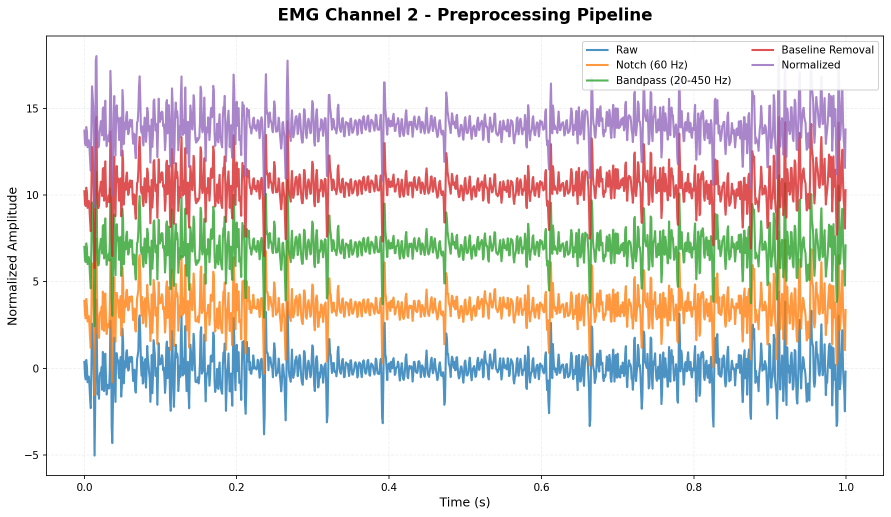
#> input picture Paper/K_Farhadi_Paper_Bruxism/Figures/Grinding channel 2 emg.png, 1782 x 1033 px, given in place of Picture1.png, which was not available (shown at 1/2 size)
$ python make_fig1.py
#> lines starting #> are read from the running program, lines starting #| are printed output that depends on the picture; pictures that were not available may be replaced by others from this repository, and a replacement may not be noted
"""Fig. 1 for main_v9 (OJEMB): (a) acquisition chain and sensor placement (Paper/Picture1.png,
drawn by Kye, 2026-09-07) over (b) the signal-processing and model diagram (Figures/Pipeline_V2.png).
Panel (b) receives the same rounded gray frame as panel (a) so the two read as one designed figure."""
from PIL import Image, ImageDraw, ImageFont

P = "/home/kye/Desktop/Depo/Code/Bruxism/Paper/"
FIG = P + "K_Farhadi_Paper_Bruxism/Figures/"
OUT = FIG + "v9/fig1_system_pipeline.png"
FONT = "/usr/share/fonts/truetype/liberation/LiberationSerif-Regular.ttf"
FRAME = (136, 137, 141)      # measured from Picture1.png: 5-px line, 12-px inset, ~34-px outer radius

def flat(im):
    im = im.convert("RGBA")
    bg = Image.new("RGBA", im.size, (255, 255, 255, 255))
    bg.alpha_composite(im)
    return bg.convert("RGB")

def label(draw, text, cx, y, px):
    f = ImageFont.truetype(FONT, px)
    w = draw.textlength(text, font=f)
    draw.text((cx - w / 2, y), text, fill=(0, 0, 0), font=f)

a = Image.open(P + "Picture1.png").convert("RGB")           # 3840 x 2160, framed
W = a.width
#> W = 1782

# ---- panel (b): pipeline diagram, flattened, scaled to the same width, framed like (a) ----
pipe = flat(Image.open(FIG + "Pipeline_V2.png"))           # 3379 x 1881, transparent margins ~72 px
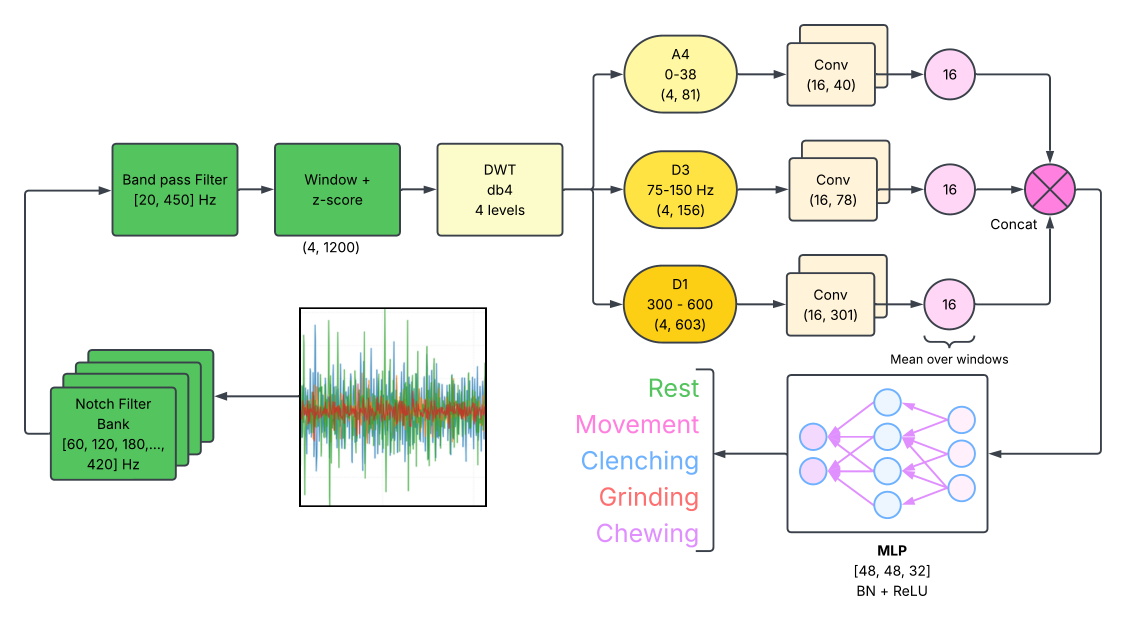
#> input picture Paper/K_Farhadi_Paper_Bruxism/Figures/Pipeline_V2.png, 3379 x 1881 px, found by its file name (shown at 1/3 size)
#> in flat, im is the input picture: PIL image 3379x1881 RGBA; mean R, G, B, A 49, 53.8, 43.5, 68.3
#> in flat, `bg = Image.new("RGBA", im.size, (255, 255, 255, 255))`: bg: PIL image 3379x1881 RGBA; every value is 255
inset = 20
pw = W - 2 * inset
#> pw = 1742
ph = round(pipe.height * pw / pipe.width)
#> ph = 970
pipe = pipe.resize((pw, ph), Image.LANCZOS)
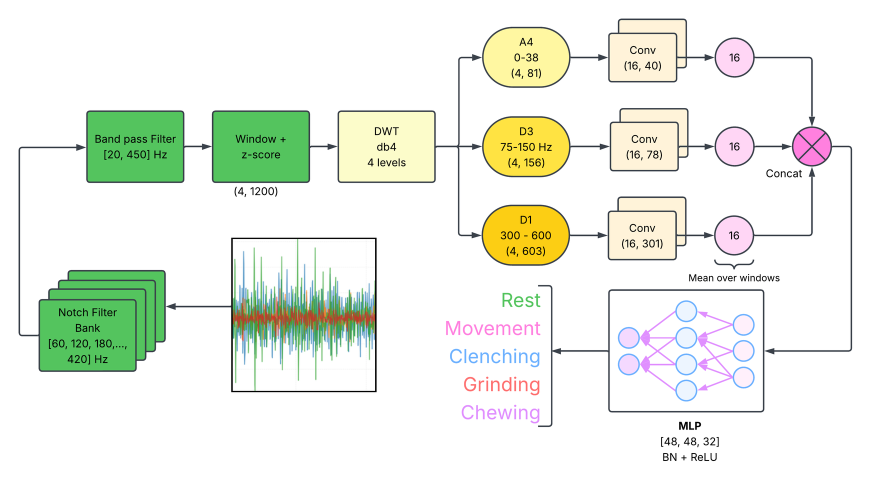
#> pipe: PIL image 1742x970 RGB (shown at 1/2 size); mean R, G, B 235.4, 240.3, 229.9
b = Image.new("RGB", (W, ph + 2 * inset), "white")
#> b: PIL image 1782x1010 RGB; every value is 255
b.paste(pipe, (inset, inset))
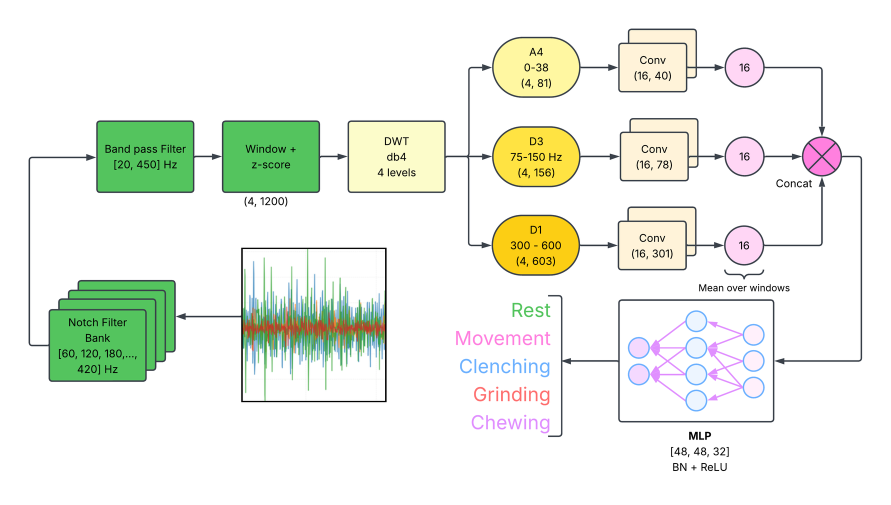
#> b: PIL image 1782x1010 RGB (shown at 1/2 size); mean R, G, B 236.6, 241.2, 231.4
ImageDraw.Draw(b).rounded_rectangle([12, 12, W - 13, b.height - 13], radius=34, outline=FRAME, width=5)
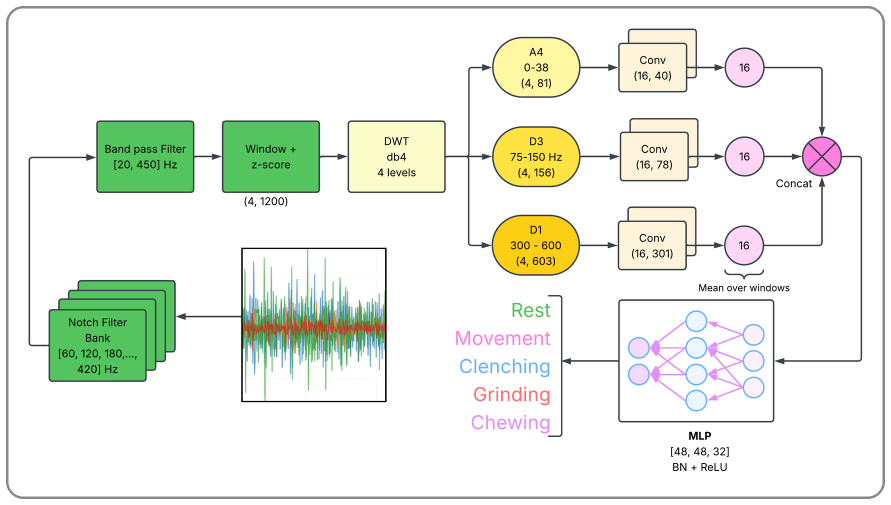
#> b: PIL image 1782x1010 RGB (shown at 1/2 size); mean R, G, B 234.8, 239.4, 229.7

# ---- stack: (a) / label / gap / (b) / label ----
LAB, GAP, FONTPX = 95, 40, 66        # 66 px = 8 pt at 0.92\textwidth (6.59 in) for a 3840-px-wide figure
canvas = Image.new("RGB", (W, a.height + LAB + GAP + b.height + LAB), "white")
#> canvas: PIL image 1782x2273 RGB; every value is 255
d = ImageDraw.Draw(canvas)
canvas.paste(a, (0, 0))
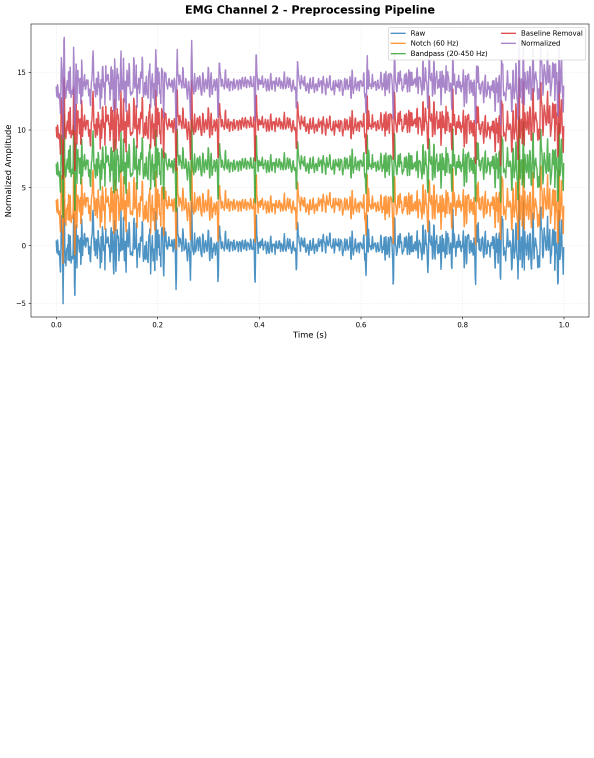
#> canvas: PIL image 1782x2273 RGB (shown at 1/3 size); mean R, G, B 243.5, 241, 239.7
label(d, "(a)", W // 2, a.height + 14, FONTPX)
yb = a.height + LAB + GAP
#> yb = 1168
canvas.paste(b, (0, yb))
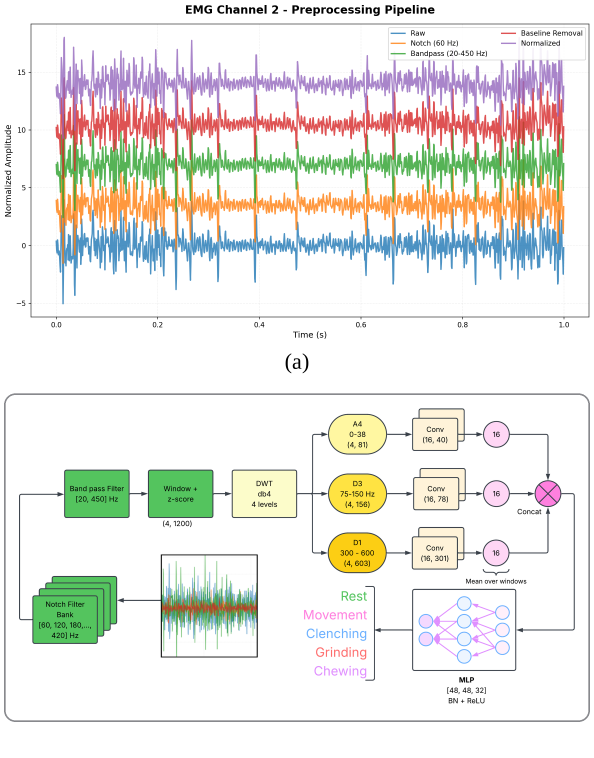
#> canvas: PIL image 1782x2273 RGB (shown at 1/3 size); mean R, G, B 234.4, 234, 228.4
label(d, "(b)", W // 2, yb + b.height + 14, FONTPX)
canvas.save(OUT, dpi=(600, 600), optimize=True)
print("fig1", canvas.size, "aspect", round(canvas.width / canvas.height, 3),
      "| height at 0.92*7.16 in:", round(0.92 * 7.16 * canvas.height / canvas.width, 2), "in",
      "| at 7.16 in:", round(7.16 * canvas.height / canvas.width, 2), "in")
#| fig1 (1782, 2273) aspect 0.784 | height at 0.92*7.16 in: 8.4 in | at 7.16 in: 9.13 in
